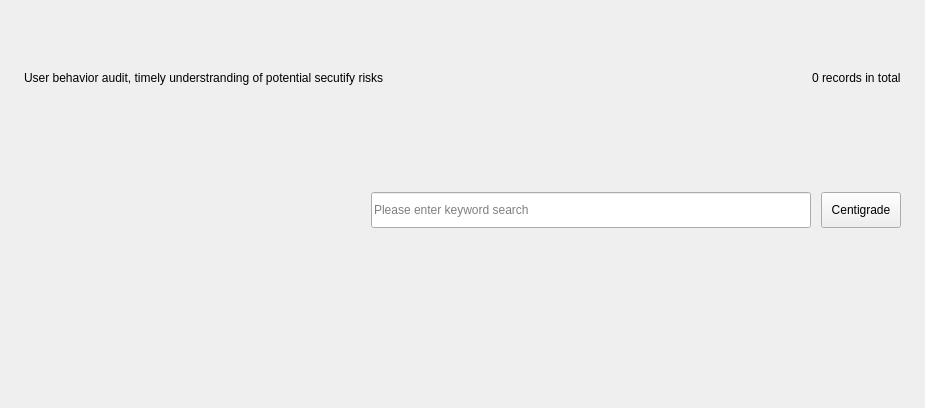
<?xml version="1.0" encoding="UTF-8"?>
<ui version="4.0">
 <class>LogPage</class>
 <widget class="QWidget" name="LogPage">
  <property name="geometry">
   <rect>
    <x>0</x>
    <y>0</y>
    <width>925</width>
    <height>408</height>
   </rect>
  </property>
  <property name="windowTitle">
   <string>Form</string>
  </property>
  <layout class="QVBoxLayout" name="m_mainLayout">
   <property name="spacing">
    <number>10</number>
   </property>
   <property name="leftMargin">
    <number>24</number>
   </property>
   <property name="topMargin">
    <number>16</number>
   </property>
   <property name="rightMargin">
    <number>0</number>
   </property>
   <property name="bottomMargin">
    <number>4</number>
   </property>
   <item>
    <layout class="QHBoxLayout" name="horizontalLayout">
     <property name="rightMargin">
      <number>24</number>
     </property>
     <item>
      <widget class="QLabel" name="label">
       <property name="minimumSize">
        <size>
         <width>420</width>
         <height>0</height>
        </size>
       </property>
       <property name="text">
        <string>User behavior audit, timely understranding of potential secutify risks</string>
       </property>
      </widget>
     </item>
     <item>
      <spacer name="horizontalSpacer">
       <property name="orientation">
        <enum>Qt::Horizontal</enum>
       </property>
       <property name="sizeHint" stdset="0">
        <size>
         <width>40</width>
         <height>20</height>
        </size>
       </property>
      </spacer>
     </item>
     <item>
      <widget class="QLabel" name="m_tips">
       <property name="text">
        <string>0 records in total</string>
       </property>
      </widget>
     </item>
    </layout>
   </item>
   <item>
    <widget class="QWidget" name="m_controlLine" native="true">
     <layout class="QHBoxLayout" name="horizontalLayout_2">
      <property name="spacing">
       <number>10</number>
      </property>
      <property name="leftMargin">
       <number>0</number>
      </property>
      <property name="topMargin">
       <number>0</number>
      </property>
      <property name="rightMargin">
       <number>24</number>
      </property>
      <property name="bottomMargin">
       <number>0</number>
      </property>
      <item>
       <widget class="KS::DatePickButton" name="m_calendarButton" native="true">
        <property name="minimumSize">
         <size>
          <width>252</width>
          <height>36</height>
         </size>
        </property>
       </widget>
      </item>
      <item>
       <spacer name="spacer">
        <property name="orientation">
         <enum>Qt::Horizontal</enum>
        </property>
        <property name="sizeHint" stdset="0">
         <size>
          <width>40</width>
          <height>20</height>
         </size>
        </property>
       </spacer>
      </item>
      <item>
       <widget class="QLineEdit" name="m_search">
        <property name="sizePolicy">
         <sizepolicy hsizetype="Fixed" vsizetype="Fixed">
          <horstretch>0</horstretch>
          <verstretch>0</verstretch>
         </sizepolicy>
        </property>
        <property name="minimumSize">
         <size>
          <width>440</width>
          <height>36</height>
         </size>
        </property>
        <property name="maximumSize">
         <size>
          <width>440</width>
          <height>36</height>
         </size>
        </property>
        <property name="placeholderText">
         <string>Please enter keyword search</string>
        </property>
       </widget>
      </item>
      <item>
       <widget class="QPushButton" name="m_centigrade">
        <property name="sizePolicy">
         <sizepolicy hsizetype="Fixed" vsizetype="Fixed">
          <horstretch>0</horstretch>
          <verstretch>0</verstretch>
         </sizepolicy>
        </property>
        <property name="minimumSize">
         <size>
          <width>72</width>
          <height>36</height>
         </size>
        </property>
        <property name="text">
         <string>Centigrade</string>
        </property>
       </widget>
      </item>
     </layout>
    </widget>
   </item>
   <item>
    <widget class="KS::Log::LogTable" name="m_logTable" native="true"/>
   </item>
  </layout>
 </widget>
 <customwidgets>
  <customwidget>
   <class>KS::Log::LogTable</class>
   <extends>QWidget</extends>
   <header>plugins/ui/log/table.h</header>
   <container>1</container>
  </customwidget>
  <customwidget>
   <class>KS::DatePickButton</class>
   <extends>QWidget</extends>
   <header>lib/widgets/date-picker/date-pick-button.h</header>
   <container>1</container>
  </customwidget>
 </customwidgets>
 <resources/>
 <connections/>
</ui>
